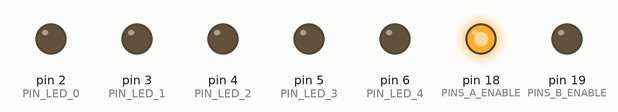
Recording of a sketch running on a simulated Arduino Uno, built with avr-gcc and run on an emulated ATmega328P. Shown: output pins drawn as LEDs (lit = HIGH).

Above: at 0.05 s.
At 0.35 s:
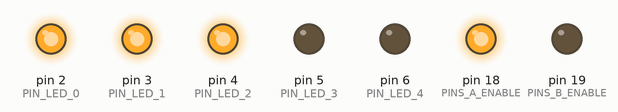
At 0.76 s:
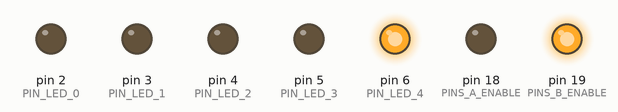
At 1.47 s:
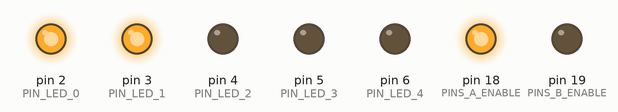
At 2.19 s:
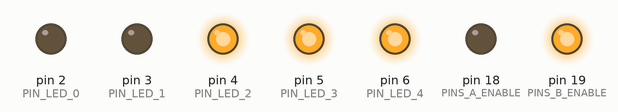
At 2.9 s:
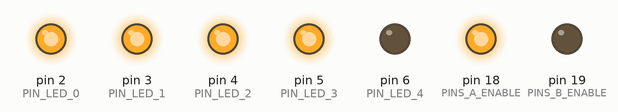
Timing chart, 0 to 3.2 s (numbered marks = the images above):
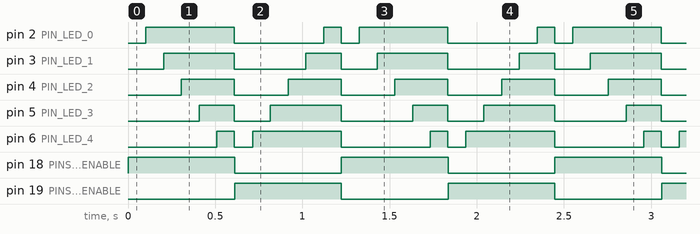

Measured:
- by itself, pin 2 (PIN_LED_0): repeats every 1.2 s: LOW 0.51 s, HIGH 0.10 s, LOW 0.10 s, HIGH 0.51 s
- by itself, pin 3 (PIN_LED_1): repeats every 1.2 s: LOW 0.41 s, HIGH 0.20 s, LOW 0.21 s, HIGH 0.41 s
- by itself, pin 4 (PIN_LED_2): alternates HIGH for 0.30 s and LOW for 0.31 s
- by itself, pin 5 (PIN_LED_3): repeats every 1.2 s: LOW 0.21 s, HIGH 0.41 s, LOW 0.41 s, HIGH 0.20 s
- by itself, pin 6 (PIN_LED_4): repeats every 1.2 s: LOW 0.10 s, HIGH 0.51 s, LOW 0.51 s, HIGH 0.10 s
- by itself, pin 18 (PINS_A_ENABLE), pin 19 (PINS_B_ENABLE): alternates HIGH for 0.61 s and LOW for 0.61 s

The sketch:

9-plexing.ino
```cpp
#include <avr/io.h>
#include <util/delay.h>

#define PIN_LED_0 PIND2
#define PIN_LED_1 PIND3
#define PIN_LED_2 PIND4
#define PIN_LED_3 PIND5
#define PIN_LED_4 PIND6

#define PINS_A_ENABLE PINC4
#define PINS_B_ENABLE PINC5

#define dsp_ms(number, ms, pin) display(number,pin);_delay_ms(ms);display_clear();_delay_ms(2);
#define adsp_ms(number, ms) dsp_ms(number,ms,PINS_A_ENABLE)
#define bdsp_ms(number, ms) dsp_ms(number,ms,PINS_B_ENABLE)

void display_a(uint8_t number);
void display_b(uint8_t number);

int main(void) {
    /* SETUP */
    DDRD |=
        (1 << PIN_LED_0) |
        (1 << PIN_LED_1) |
        (1 << PIN_LED_2) |
        (1 << PIN_LED_3) |
        (1 << PIN_LED_4);

    DDRC |= (1 << PINS_A_ENABLE) | (1 << PINS_B_ENABLE);

    while (1) {
        adsp_ms(0b00000, 100);
        adsp_ms(0b00001, 100);
        adsp_ms(0b00011, 100);
        adsp_ms(0b00111, 100);
        adsp_ms(0b01111, 100);
        adsp_ms(0b11111, 100);

        bdsp_ms(0b00000, 100);
        bdsp_ms(0b10000, 100);
        bdsp_ms(0b11000, 100);
        bdsp_ms(0b11100, 100);
        bdsp_ms(0b11110, 100);
        bdsp_ms(0b11111, 100);
    }

    return 0;
}

void display(uint8_t number, uint8_t pin) {
    PORTD |= number << 2;
    PORTC &= ~((1 << PINS_A_ENABLE) | (1 << PINS_B_ENABLE));
    PORTC |= (1 << pin);
}

void display_clear() {
    PORTD &= 0x03; // Preserve RX/TX
}

void display_a(uint8_t number) {
    display(number, PINS_A_ENABLE);
}

void display_b(uint8_t number) {
    display(number, PINS_B_ENABLE);
}
```
